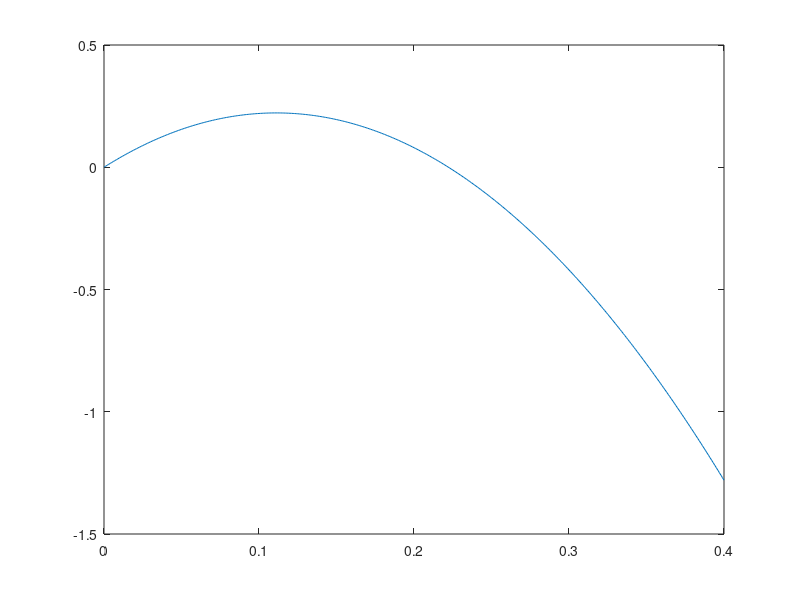
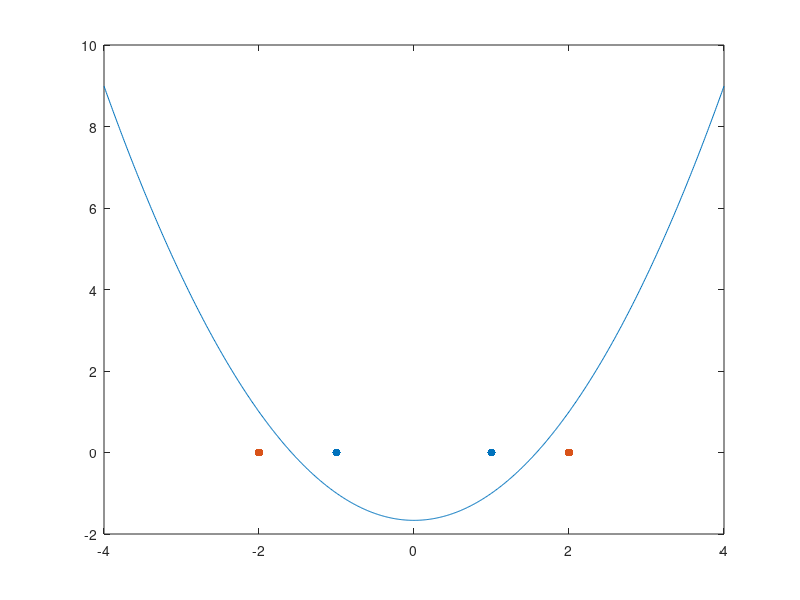
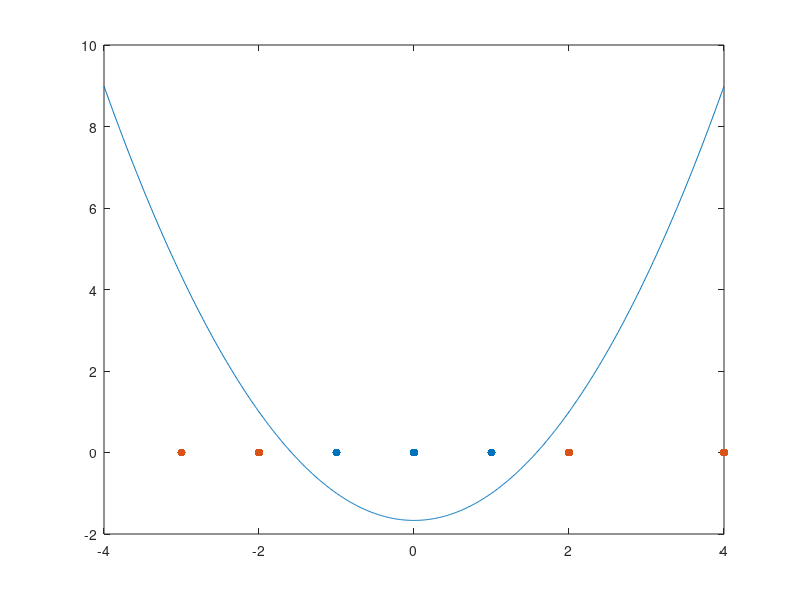

Write MATLAB code to recreate these figures, in order.
%% Task 1
x_vector = [-2 -1 1 2];
phi_x      = [x_vector; x_vector.^2]
K = zeros(4,4);

for i =1:4
    for j = 1:4
        K(i,j) = phi_x(:,i)'*phi_x(:,j);
    end
end
%%



y_vector = [1 -1 -1 1];
y_iy_j = zeros(4,4);
%% Task2
for i =1:4
    for j = 1:4
        y_iy_j(i,j) = y_vector(i)*y_vector(j);
    end
end
  
alpha = 4./sum(sum(y_iy_j.*K))
%%

%% Exhaustive search
a = 0:0.001:0.4;
y = 4.*a-a.*a/2* (sum(sum(y_iy_j.*K)))
plot(a,y )
[value, index] = max(y)
a(index)
%%






%% Task3: b calculation
sum_xs = 0;
for i =1:4
    sum_n = 0;
    for j =1:4
        sum_n = sum_n + a(index) * y_vector(j)*K(j,i);
    end
    sum_xs = sum_xs +y_vector(i)-sum_n;
end
b = sum_xs/4
%%

%%
figure;
x = -4:0.01:4;
plot(x,0.666*x.^2-1.6650) 
hold on
scatter ([-1,1],[0,0],'filled','r')
hold on
scatter ([-2,2],[0,0],'filled','g')

%%


%% Task4
x_vector = [-3 -2 -1 0 1 2 4];
phi_x      = [x_vector; x_vector.^2]
K = zeros(7,7);

for i =1:7
    for j = 1:7
        K(i,j) = phi_x(:,i)'*phi_x(:,j);
    end
end
K
a(index)
y_vector = [+1 +1 -1 -1 -1 +1 +1]
a = [0 0.1111 0.1111 0 0.1111 0.1111 0]
%%
sum_xs = 0;
for i =[2,3,5,6]
    sum_n = 0;
    for j =1:7
        sum_n = sum_n +  a(j)* y_vector(j)*K(j,i);
    end
    sum_xs = sum_xs +y_vector(i) -sum_n;
end
b = sum_xs/4

figure;
x = -4:0.01:4;
plot(x,0.666*x.^2+b) 
hold on
scatter ([-1,0,1],[0,0,0],'filled','r')
hold on
scatter ([-3,-2,2,4],[0,0,0,0],'filled','g')


